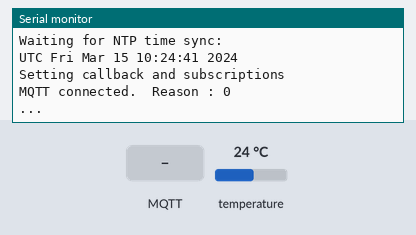
Recording of a program running on a simulated ESP32. Parts: the last lines printed to the serial monitor. The test bench sets the inputs (shaded band); at power-on: temperature 24 °C. WiFi joins after 1.5 s; servers stay silent unless stated; the local clock reads 2024-03-15 10:24:30 at power-on unless the program sets it; no MQTT or app messages arrive unless stated.

Above: at 12.7 s.
12.8 s: MQTT message "1" arrives on the first subscribed topic
At 14.0 s:
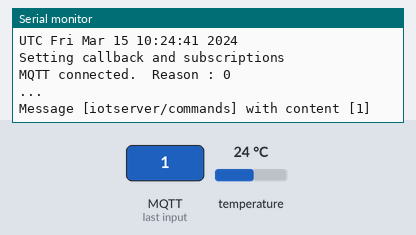
14.3 s: MQTT message "on" arrives on the first subscribed topic
At 15.4 s:
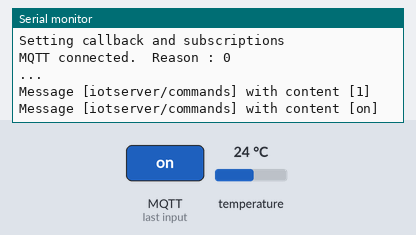
15.8 s: MQTT message "off" arrives on the first subscribed topic
At 16.6 s:
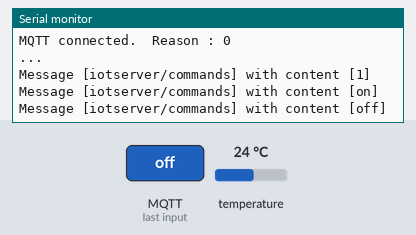

Measured:
- after the input at 12.8 s, the serial monitor: prints a new line at once (image 1)
- after the input at 14.3 s, the serial monitor: prints a new line at once (image 2)
- after the input at 15.8 s, the serial monitor: prints a new line at once (image 3)

The program:

main.cpp
```cpp
// (licence header left out)
// REQUIRES the following Arduino libraries:
// - DHT Sensor Library: https://github.com/adafruit/DHT-sensor-library
// - Adafruit Unified Sensor Lib: https://github.com/adafruit/Adafruit_Sensor

#include <Adafruit_Sensor.h>
#include <ArduinoJson.h>
#include <DHT.h>
#include <DHT_U.h>
#include <WiFiManager.h>
#include <PubSubClient.h>
#include <time.h>
#include <WiFiClientSecure.h>
#include "certificate.h"

#define DHTPIN GPIO_NUM_16     // Digital pin connected to the DHT sensor
#define DHTTYPE    DHT11

WiFiClientSecure securedClient;
PubSubClient mqttClient(securedClient);


void pushMessage(char *topic, char*message) {

}

void iotserverCommandsCallback(char *topic, byte *payload, unsigned int length) {
    payload[length + 2] = '\0';
    Serial.printf("\nMessage [%s] with content [%s]\n", topic, payload);
}

void sensorTask(void *parameters) {
    DHT_Unified dht(DHTPIN, DHTTYPE);

    Serial.printf("MQTT connected.  Reason : %d\n...", mqttClient.state());
    // Initialize device.
    dht.begin();

    float oldTemperature = 0.0f;
    float currentTemperature = 0.0f;

    while(true) {
        sensors_event_t event;
        dht.temperature().getEvent(&event);
        if (isnan(event.temperature)) {
            Serial.println(F("Error reading temperature!"));
            mqttClient.publish("iotserver/errors", "Error reading temperature!");
            vTaskDelay(2000 / portTICK_PERIOD_MS);
            continue;
        }
        currentTemperature = event.temperature;

        if (oldTemperature != currentTemperature) {
            oldTemperature = currentTemperature;

            JsonDocument doc;
            doc["temp"] = oldTemperature;
            char outputJson[256];

            Serial.println();
//            serializeJsonPretty(doc, Serial);
            serializeJsonPretty(doc, outputJson);

            mqttClient.publish("iotserver/commands", outputJson);
        }

        vTaskDelay(30000 / portTICK_PERIOD_MS);
    }
}

/**
void printLocalTime(){
  struct tm timeinfo;
  if(!getLocalTime(&timeinfo)){
    Serial.println("Failed to obtain time");
    return;
  }
  Serial.println(&timeinfo, "%A, %B %d %Y %H:%M:%S");
  Serial.print("Day of week: ");
  Serial.println(&timeinfo, "%A");
  Serial.print("Month: ");
  Serial.println(&timeinfo, "%B");
  Serial.print("Day of Month: ");
  Serial.println(&timeinfo, "%d");
  Serial.print("Year: ");
  Serial.println(&timeinfo, "%Y");
  Serial.print("Hour: ");
  Serial.println(&timeinfo, "%H");
  Serial.print("Hour (12 hour format): ");
  Serial.println(&timeinfo, "%I");
  Serial.print("Minute: ");
  Serial.println(&timeinfo, "%M");
  Serial.print("Second: ");
  Serial.println(&timeinfo, "%S");

  Serial.println("Time variables");
  char timeHour[3];
  strftime(timeHour,3, "%H", &timeinfo);
  Serial.println(timeHour);
  char timeWeekDay[10];
  strftime(timeWeekDay,10, "%A", &timeinfo);
  Serial.println(timeWeekDay);
  Serial.println();
}
*/


void setDateTime() {
  // You can use your own timezone, but the exact time is not used at all.
  // Only the date is needed for validating the certificates.
  configTime(-18000, 3600, "pool.ntp.org", "time.nist.gov");

  Serial.print("Waiting for NTP time sync: ");
  time_t now = time(nullptr);
  while (now < 8 * 3600 * 2) {
    delay(100);
    Serial.print(".");
    now = time(nullptr);
  }
  Serial.println();

  struct tm timeinfo;
  gmtime_r(&now, &timeinfo);
  Serial.printf("%s %s", tzname[0], asctime(&timeinfo));
}

void setup() {
    Serial.begin(115200);

    // Little delay, to have serial displaying
    vTaskDelay(10000 / portTICK_PERIOD_MS);

    // Create the WiFiManager
    WiFiManager wifiManager;
    wifiManager.autoConnect("ESP32Minikit-dht11");

    setDateTime();
    //printLocalTime();

    securedClient.setCACert(HiveMQClientCertificate);
    securedClient.setCertificate(HiveMQClientCertificate);
    mqttClient.setServer("6ff99c4d5207411b94d3dcebbaa9e437.s1.eu.hivemq.cloud", 8883);

    while (!mqttClient.connect("ESP32Minikit-dht11", "rcaron", "Apsodi81!")) {
         Serial.printf("MQTT connection failed, retrying in 5 seconds.  Reason : %d\n...", mqttClient.state());
         vTaskDelay(5000 / portTICK_PERIOD_MS);
    }

    Serial.println("Setting callback and subscriptions");
    mqttClient.setCallback(iotserverCommandsCallback);
    mqttClient.subscribe("iotserver/commands", 1);

    // Create the sensor task
    xTaskCreate(sensorTask, "Temperature/Humidity sensor Task", 4096, NULL, 1, NULL);
}


void loop() {
    mqttClient.loop();
}
```

certificate.h
```cpp
const char* HiveMQClientCertificate = R"KEY(-----BEGIN CERTIFICATE-----
MIIFazCCA1OgAwIBAgIRAIIQz7DSQONZRGPgu2OCiwAwDQYJKoZIhvcNAQELBQAw
TzELMAkGA1UEBhMCVVMxKTAnBgNVBAoTIEludGVybmV0IFNlY3VyaXR5IFJlc2Vh
cmNoIEdyb3VwMRUwEwYDVQQDEwxJU1JHIFJvb3QgWDEwHhcNMTUwNjA0MTEwNDM4
WhcNMzUwNjA0MTEwNDM4WjBPMQswCQYDVQQGEwJVUzEpMCcGA1UEChMgSW50ZXJu
ZXQgU2VjdXJpdHkgUmVzZWFyY2ggR3JvdXAxFTATBgNVBAMTDElTUkcgUm9vdCBY
MTCCAiIwDQYJKoZIhvcNAQEBBQADggIPADCCAgoCggIBAK3oJHP0FDfzm54rVygc
h77ct984kIxuPOZXoHj3dcKi/vVqbvYATyjb3miGbESTtrFj/RQSa78f0uoxmyF+
0TM8ukj13Xnfs7j/EvEhmkvBioZxaUpmZmyPfjxwv60pIgbz5MDmgK7iS4+3mX6U
A5/TR5d8mUgjU+g4rk8Kb4Mu0UlXjIB0ttov0DiNewNwIRt18jA8+o+u3dpjq+sW
T8KOEUt+zwvo/7V3LvSye0rgTBIlDHCNAymg4VMk7BPZ7hm/ELNKjD+Jo2FR3qyH
B5T0Y3HsLuJvW5iB4YlcNHlsdu87kGJ55tukmi8mxdAQ4Q7e2RCOFvu396j3x+UC
B5iPNgiV5+I3lg02dZ77DnKxHZu8A/lJBdiB3QW0KtZB6awBdpUKD9jf1b0SHzUv
KBds0pjBqAlkd25HN7rOrFleaJ1/ctaJxQZBKT5ZPt0m9STJEadao0xAH0ahmbWn
OlFuhjuefXKnEgV4We0+UXgVCwOPjdAvBbI+e0ocS3MFEvzG6uBQE3xDk3SzynTn
jh8BCNAw1FtxNrQHusEwMFxIt4I7mKZ9YIqioymCzLq9gwQbooMDQaHWBfEbwrbw
qHyGO0aoSCqI3Haadr8faqU9GY/rOPNk3sgrDQoo//fb4hVC1CLQJ13hef4Y53CI
rU7m2Ys6xt0nUW7/vGT1M0NPAgMBAAGjQjBAMA4GA1UdDwEB/wQEAwIBBjAPBgNV
HRMBAf8EBTADAQH/MB0GA1UdDgQWBBR5tFnme7bl5AFzgAiIyBpY9umbbjANBgkq
hkiG9w0BAQsFAAOCAgEAVR9YqbyyqFDQDLHYGmkgJykIrGF1XIpu+ILlaS/V9lZL
ubhzEFnTIZd+50xx+7LSYK05qAvqFyFWhfFQDlnrzuBZ6brJFe+GnY+EgPbk6ZGQ
3BebYhtF8GaV0nxvwuo77x/Py9auJ/GpsMiu/X1+mvoiBOv/2X/qkSsisRcOj/KK
NFtY2PwByVS5uCbMiogziUwthDyC3+6WVwW6LLv3xLfHTjuCvjHIInNzktHCgKQ5
ORAzI4JMPJ+GslWYHb4phowim57iaztXOoJwTdwJx4nLCgdNbOhdjsnvzqvHu7Ur
TkXWStAmzOVyyghqpZXjFaH3pO3JLF+l+/+sKAIuvtd7u+Nxe5AW0wdeRlN8NwdC
jNPElpzVmbUq4JUagEiuTDkHzsxHpFKVK7q4+63SM1N95R1NbdWhscdCb+ZAJzVc
oyi3B43njTOQ5yOf+1CceWxG1bQVs5ZufpsMljq4Ui0/1lvh+wjChP4kqKOJ2qxq
4RgqsahDYVvTH9w7jXbyLeiNdd8XM2w9U/t7y0Ff/9yi0GE44Za4rF2LN9d11TPA
mRGunUHBcnWEvgJBQl9nJEiU0Zsnvgc/ubhPgXRR4Xq37Z0j4r7g1SgEEzwxA57d
emyPxgcYxn/eR44/KJ4EBs+lVDR3veyJm+kXQ99b21/+jh5Xos1AnX5iItreGCc=
-----END CERTIFICATE-----)KEY";
```
